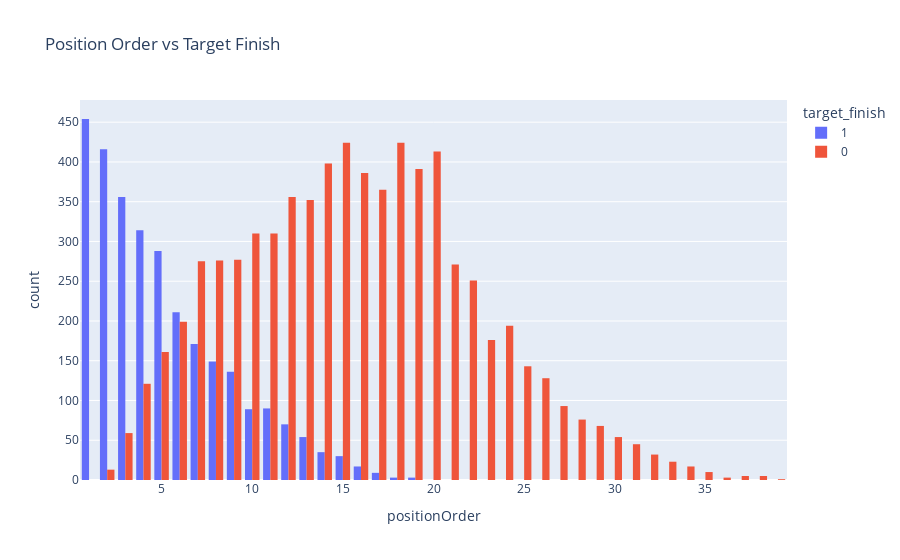

The cell this chart's notebook holds for it:
### Code cell
fig = px.histogram(df, x='positionOrder', color='target_finish', barmode='group', title='Position Order vs Target Finish')
fig.show()

### Figure 1 — Plotly figure (JSON) as saved in the notebook; plotly's stock layout.template omitted (floating-point values rounded to 4 significant figures; data arrays with more than 128 entries replaced by an {"elided": "..."} marker saying what was removed)
{"data": [{"alignmentgroup": "True", "bingroup": "x", "hovertemplate": "target_finish=1<br>positionOrder=%{x}<br>count=%{y}<extra></extra>", "legendgroup": "1", "marker": {"color": "#636efa", "pattern": {"shape": ""}}, "name": "1", "offsetgroup": "1", "orientation": "v", "showlegend": true, "type": "histogram", "x": {"elided": "2895 int values"}, "xaxis": "x", "yaxis": "y"}, {"alignmentgroup": "True", "bingroup": "x", "hovertemplate": "target_finish=0<br>positionOrder=%{x}<br>count=%{y}<extra></extra>", "legendgroup": "0", "marker": {"color": "#EF553B", "pattern": {"shape": ""}}, "name": "0", "offsetgroup": "0", "orientation": "v", "showlegend": true, "type": "histogram", "x": {"elided": "7105 int values"}, "xaxis": "x", "yaxis": "y"}], "layout": {"barmode": "group", "legend": {"title": {"text": "target_finish"}, "tracegroupgap": 0}, "title": {"text": "Position Order vs Target Finish"}, "xaxis": {"anchor": "y", "domain": [0, 1], "title": {"text": "positionOrder"}}, "yaxis": {"anchor": "x", "domain": [0, 1], "title": {"text": "count"}}}}
